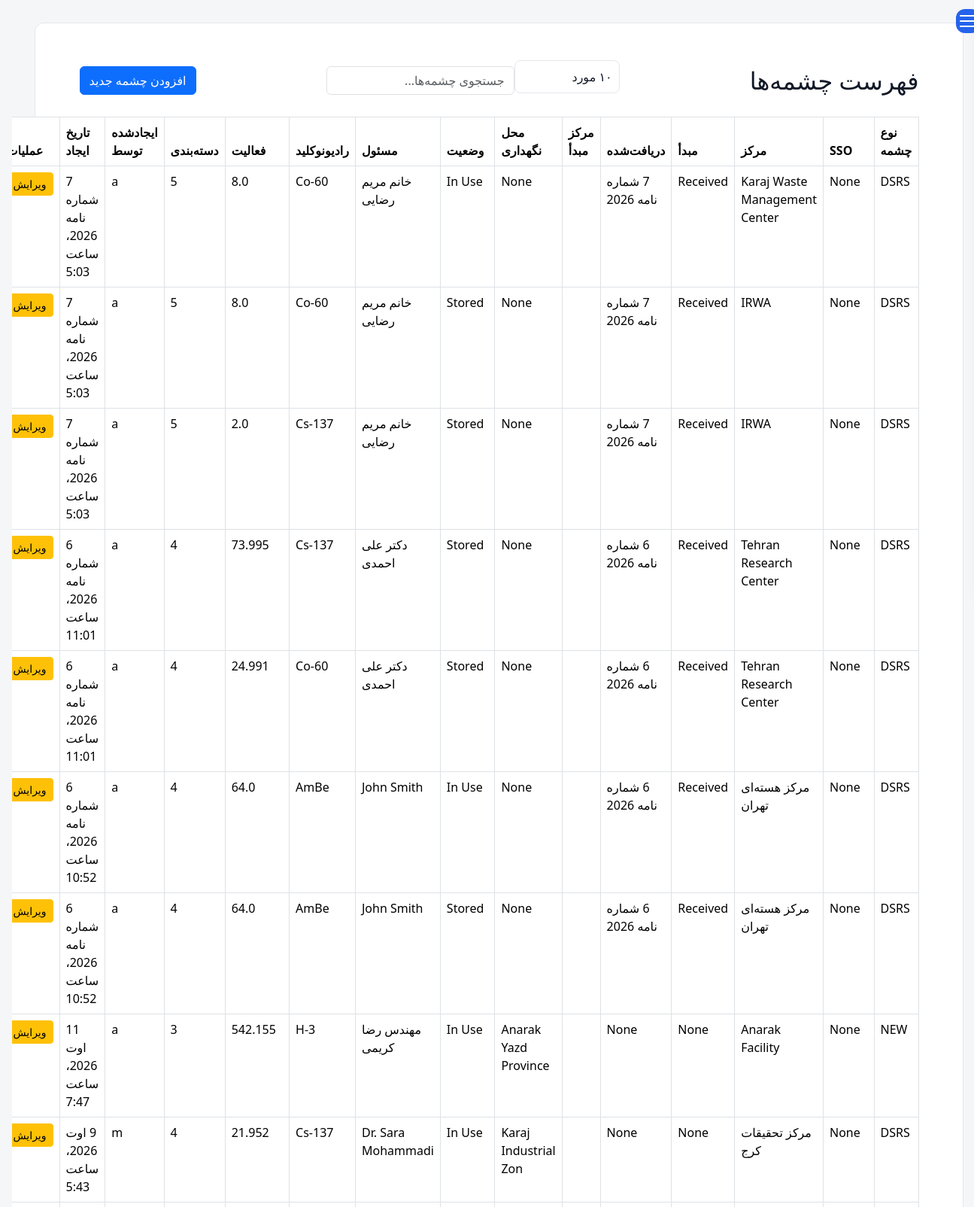
The page /sources/ (signed in, upper part) on the database its author committed.
### dashboard/models.py (models this page shows, shortened)
class DSRS(models.Model):
    class Meta:
        verbose_name = _("DSRS Source")
        verbose_name_plural = _("DSRS Sources")
    contract = models.ForeignKey(
        LicenseContract,
        null=True,
        blank=True,
        on_delete=models.SET_NULL,
    )
    created_from = models.ForeignKey(
        "self",
        null=True,
        blank=True,
        on_delete=models.SET_NULL,
        related_name="children",
    )
    Source_Type = models.CharField(_("Source Type"), max_length=10, choices=SOURCE_TYPE.choices, default="DSRS")
    Sso_Code = models.CharField( _("SSO Code"),max_length=12,null=True, blank=True)
    Facility = models.ForeignKey(
                FacilityModel,
                null=True,
                blank=True,
                on_delete=models.SET_NULL,
                related_name="Source_Facility"
            )
    Origin_Type = models.CharField( _("Origin Type"), max_length=20, choices=OriginType.choices,null=True, blank=True)
    Date_received = models.DateField(_("Date Received"),blank=True, null=True)
    is_divisible = models.BooleanField( _("is divisible"),default=False,)
    source_count = models.PositiveIntegerField(_("source count"),default=1,)
    available_count = models.PositiveIntegerField( _("available count"),default=1,)
    Location = models.CharField( _("Location"), max_length=150,blank=True, null=True)
    Status = models.CharField(_("SOURCE STATUS"), max_length=15, choices=SOURCE_STATUS.choices,blank=True, null=True)
    Status_Date = models.DateField(_("Status Date"), blank=True, null=True)
    Responsible_Person = models.CharField(_("Responsible Person"), max_length=50,null=True, blank=True)
    Nuclide = models.ForeignKey( Nuclides, verbose_name=_("Nuclide"), on_delete=models.SET_NULL, null=True, blank=True)
    activity_input = models.FloatField( _("activityinput"), null=True, blank=True)
    activity_unit = models.CharField(_("activity unit"),
        max_length=10,
        choices=ActivityUnit.choices,
        default='Bq',blank=True, null=True
    )
    Activity_reference_date = models.DateField(_("Activity reference date"), null=True, blank=True)
    serial_number = models.CharField(_("serial number"), max_length=25,null=True, blank=True)
    Dose_rate_surface_uSv = models.FloatField(_("Dose rate on surface uSv"), null=True, blank=True)
    Dose_rate_1m_uSv = models.FloatField(_("Dose rate at 1 m distance uSv"), null=True, blank=True)
    Dose_rate_measurement_date = models.DateField(_("Dose rate measurement date"), null=True, blank=True)
    source_state = models.CharField(_("source state"), max_length=15, choices=SourceState.choices, null=True, blank=True)
    contamination_bq_cm2 = models.FloatField(_("contamination bq/cm2"), null=True, blank=True)
    Source_Physical_Form = models.CharField(_("Source Physical Form"), max_length=10, choices=SourceForm.choices, null=True, blank=True)
    Source_Manufacturer = models.CharField(_("Source Manufacturer"), max_length=50, blank=True, null=True)
    Source_Model = models.CharField(_("Source Model"), max_length=20,null=True, blank=True)
    Source_Practice = models.CharField(_("Source Practice"), max_length=20, blank=True, null=True)
    Device_Manufacturer = models.CharField(_("Device Manufacturer"), max_length=50, blank=True, null=True)
    Device_Model = models.CharField(_("Device Model"), max_length=50, blank=True, null=True)
    Device_Serial_Number = models.CharField(_("Device Serial Number"), max_length=50, blank=True, null=True)
    Container_Type = models.CharField(_("Container Type"), max_length=25, blank=True, null=True)
    Dimension = models.CharField(_("Dimension"), max_length=20, blank=True, null=True)
    Comment = models.CharField(_("Comment"), max_length=255, blank=True, null=True)
    created_by = models.ForeignKey(User, on_delete=models.CASCADE, editable=False)
    created_at = models.DateTimeField(auto_now_add=True)
    history = HistoricalRecords()
    initial_activity_bq = models.FloatField(null=True, blank=True)
    def current_activity_bq(self):
        if not self.initial_activity_bq or not self.Nuclide or not self.Activity_reference_date:
            return None
        now = timezone.now().date()
        t = (now - self.Activity_reference_date).days * 86400
        hl = self.Nuclide.half_life  # MUST be in seconds
        if not hl:
            return None
        return self.initial_activity_bq * math.exp(-LN2 * t / hl)
    def current_activity_mci(self):
        val = self.current_activity_bq()
        return val / 3.7e7 if val else None
    @property
    def current_activity_mci_value(self):
        val = self.current_activity_mci()
        return round(val, 3) if val else None
    def a_over_d(self):
        if not self.Nuclide:
            return None
        current_bq = self.current_activity_bq()
        d = self.Nuclide.d_value_bq
        if not current_bq or not d:
            return None
        return current_bq / d
    def source_category(self):
        ratio = self.a_over_d()
        if ratio is None:
            return None
        if ratio >= 1000:
            return 1
        elif ratio >= 10:
            return 2
        elif ratio >= 1:
            return 3
        elif ratio >= 0.01:
            return 4
        else:
            return 5
    @property
    def category_value(self):
        return self.source_category()

### facilities/models.py (models this page shows)
class FacilityModel(models.Model):
    name = models.CharField(
        _("Facility Name"),
        max_length=255, blank=True,null=True
    )
    responsible_person = models.CharField(
        _("Responsible Person"),
        max_length=150, blank=True,null=True
    )
    telephone = models.CharField(
        _("Telephone"),
        max_length=50, blank=True,null=True
    )
    email = models.EmailField(
        _("Email"),
        blank=True,null=True
    )
    address1 = models.CharField(
        _("Address Line 1"),
        max_length=255, blank=True,null=True
    )
    address2 = models.CharField(
        _("Address Line 2"),
        max_length=255,
         blank=True,null=True
    )
    postal_code = models.CharField(
        _("Postal Code"),
        max_length=20,
         blank=True,null=True
    )
    national_id = models.CharField(
        _("National ID"),
        max_length=50,
         blank=True,null=True
    )
    economic_code = models.CharField(
        _("Economic Code"),
        max_length=50,
         blank=True,null=True
    )
    created_at = models.DateTimeField(
        _("Created At"),
        auto_now_add=True
    )
    updated_at = models.DateTimeField(
        _("Updated At"),
        auto_now=True
    )
    class Meta:
        ordering = ["name"]
        verbose_name = _("Facility")
        verbose_name_plural = _("Facilities")
        constraints = [
            models.UniqueConstraint(
                fields=["national_id"],
                name="unique_facility_national_id",
                condition=models.Q(national_id__isnull=False),
            ),
            models.UniqueConstraint(
                fields=["postal_code"],
                name="unique_facility_postal_code",
                condition=models.Q(postal_code__isnull=False),
            ),
            models.UniqueConstraint(
                fields=["economic_code"],
                name="unique_facility_economic_code",
                condition=models.Q(economic_code__isnull=False),
            ),
        ]
    def __str__(self):
        return str(self.name) if self.name else _("Unnamed Facility")

### reference/models.py (models this page shows)
class Nuclides(models.Model):
    name = models.CharField(max_length=8)
    half_life = models.FloatField()
    d_value_bq = models.FloatField()
    atomic_number = models.IntegerField(null=True, blank=True)
    mass_number = models.IntegerField(null=True, blank=True)
    decay_mode = models.CharField(max_length=50, null=True, blank=True)
    decay_constant = models.FloatField(null=True, blank=True)  # 1/sec
    specific_activity_bq_per_g = models.FloatField(null=True, blank=True)
    alpha_energy_mev = models.FloatField(null=True, blank=True)
    beta_max_energy_mev = models.FloatField(null=True, blank=True)
    gamma_energy_mev = models.FloatField(null=True, blank=True)
    gamma_yield = models.FloatField(null=True, blank=True)  # photons/decay
    neutron_emitter = models.BooleanField(default=False)
    neutron_yield_n_per_s = models.FloatField(null=True, blank=True)
    dose_rate_constant_usv_m2_per_h_gbq = models.FloatField(null=True, blank=True)
    half_value_layer_lead_mm = models.FloatField(null=True, blank=True)
    half_value_layer_concrete_mm = models.FloatField(null=True, blank=True)
    iaea_category = models.IntegerField(null=True, blank=True)
    parent_nuclide = models.CharField(max_length=20, null=True, blank=True)
    daughter_nuclide = models.CharField(max_length=20, null=True, blank=True)
    is_sealed_source_common = models.BooleanField(default=False)
    def __str__(self):
        return self.name

### dashboard/views.py (the view)
# urls.py: path('sources/', source_list, name='source_list'),
def source_list(request):
    sources = DSRS.objects.select_related("Nuclide").all().order_by('-created_at')
    return render(request, "dsrs/source_list.html", {
        "sources": sources
    })

### templates/dsrs/source_list.html (shortened to what this page needs)
{% extends 'base.html' %}
{% load static %}
{% load i18n %}
{% block content %}
<div class="content">
<div class="container mt-4">
    <div class="d-flex justify-content-between align-items-center mb-3">
        <h2 class="mb-0">
            {% trans "Source List" %}
        </h2>
        <div class="d-flex align-items-center">
            <select
                id="pageSize"
                class="form-control mr-2"
                style="width:140px;"
            >
                <option value="10" {% if page_size == "10" %}selected{% endif %}>
                    {% trans "10 items" %}
                </option>
            </select>
            <input
                type="text"
                id="searchInput"
                class="form-control"
                placeholder="{% trans 'Search sources...' %}"
                style="width:250px;"
            >
        </div>
        <a
            href="{% url 'add_source' %}"
            class="btn btn-primary mr-2"
        >
            {% trans "Add New Source" %}
        </a>
    </div>
    <table class="table table-bordered">
        <thead>
            <tr>
                <th data-column="Source_Type">
                    {% trans "Source Type" %}
                </th>
                <th data-column="Sso_Code">
                    {% trans "SSO" %}
                </th>
                <th data-column="Facility">
                    {% trans "Facility" %}
                </th>
                <th data-column="Origin_Type">
                    {% trans "Origin" %}
                </th>
                <th data-column="Date_received">
                    {% trans "Received" %}
                </th>
                <th data-column="Origin_Facility">
                    {% trans "Origin Facility" %}
                </th>
                <th data-column="Location">
                    {% trans "Location" %}
                </th>
                <th data-column="Status">
                    {% trans "Status" %}
                </th>
                <th data-column="Responsible_Person">
                    {% trans "Responsible" %}
                </th>
                <th data-column="Nuclide">
                    {% trans "Nuclide" %}
                </th>
                <th data-column="Activity">
                    {% trans "Activity" %}
                </th>
                <th data-column="Category">
                    {% trans "Category" %}
                </th>
                <th data-column="created_by">
                    {% trans "Created By" %}
                </th>
                <th data-column="created_at">
                    {% trans "Created At" %}
                </th>
                <th>
                    {% trans "Actions" %}
                </th>
            </tr>
        </thead>
        <tbody id="tableBody">
        {% for s in sources %}
            <tr>
                <td data-column="Source_Type">
                    {{ s.Source_Type }}
                </td>
                <td data-column="Sso_Code">
                    {{ s.Sso_Code }}
                </td>
                <td data-column="Facility">
                    {{ s.Facility }}
                </td>
                <td data-column="Origin_Type">
                    {{ s.Origin_Type }}
                </td>
                <td data-column="Date_received">
                    {{ s.Date_received }}
                </td>
                <td data-column="Origin_Facility">
                </td>
                <td data-column="Location">
                    {{ s.Location }}
                </td>
                <td data-column="Status">
                    {{ s.Status }}
                </td>
                <td data-column="Responsible_Person">
                    {{ s.Responsible_Person }}
                </td>
                <td data-column="Nuclide">
                    {{ s.Nuclide }}
                </td>
                <td data-column="Activity">
                    {{ s.current_activity_mci_value }}
                </td>
                <td data-column="Category">
                </td>
                <td data-column="created_by">
                </td>
                <td data-column="created_at">
                    {{ s.created_at }}
                </td>
                <td>
                    <a
                        href="{% url 'edit_source' s.id %}"
                        class="btn btn-warning btn-sm"
                    >
                        {% trans "Edit" %}
                    </a>
                </td>
            </tr>
        {% endfor %}
        </tbody>
    </table>
</div>
</div>
{% endblock %}

### static/css/base.css (style rules this page uses)
* { margin:0; padding:0; box-sizing:border-box; }
html.rtl { font-family:Vazirmatn,sans-serif; }
:root { --bg: #f5f6f8; --card: #ffffff; --text: #111827; --muted: #6b7280; --border: #e5e7eb; --primary: #2563eb; --sidebar: #1f2937; --sidebar-text: #374151; }
body { background: var(--bg); color: var(--text); }
.content { background: var(--card); padding: 20px; border-radius: 12px; border: 1px solid var(--border); }
th, td { padding: 12px; border-bottom: 1px solid var(--border); text-align: left; }
th { background: rgba(0,0,0,0.03); }
input:not(.form-control), select:not(.form-select), textarea:not(.form-control) { width: 100%; padding: 9px; margin-top: 5px; margin-bottom: 15px; border: 1px solid var(--border); border-radius: 8px; background: var(--card); color: var(--text); }
table { width: max-content; min-width: 100%; border-collapse: collapse; }
table thead th { position: sticky; top: 0; background: var(--card); z-index: 10; }

### rows shown on the page
DSRS: Source_Type "DSRS", Sso_Code "None", Facility "Karaj Waste Management Center", Origin_Type "Received", Date_received "7 شماره نامه 2026", Location "None", Status "In Use", Responsible_Person "خانم مریم رضایی", Nuclide "Co-60", current_activity_mci_value "8.0", created_at "7 شماره نامه 2026، ساعت 5:03"
DSRS: Source_Type "DSRS", Sso_Code "None", Facility "IRWA", Origin_Type "Received", Date_received "7 شماره نامه 2026", Location "None", Status "Stored", Responsible_Person "خانم مریم رضایی", Nuclide "Co-60", current_activity_mci_value "8.0", created_at "7 شماره نامه 2026، ساعت 5:03"
DSRS: Source_Type "DSRS", Sso_Code "None", Facility "IRWA", Origin_Type "Received", Date_received "7 شماره نامه 2026", Location "None", Status "Stored", Responsible_Person "خانم مریم رضایی", Nuclide "Cs-137", current_activity_mci_value "2.0", created_at "7 شماره نامه 2026، ساعت 5:03"
DSRS: Source_Type "DSRS", Sso_Code "None", Facility "Tehran Research Center", Origin_Type "Received", Date_received "6 شماره نامه 2026", Location "None", Status "Stored", Responsible_Person "دکتر علی احمدی", Nuclide "Cs-137", current_activity_mci_value "73.995", created_at "6 شماره نامه 2026، ساعت 11:01"
DSRS: Source_Type "DSRS", Sso_Code "None", Facility "Tehran Research Center", Origin_Type "Received", Date_received "6 شماره نامه 2026", Location "None", Status "Stored", Responsible_Person "دکتر علی احمدی", Nuclide "Co-60", current_activity_mci_value "24.991", created_at "6 شماره نامه 2026، ساعت 11:01"
DSRS: Source_Type "DSRS", Sso_Code "None", Facility "مرکز هسته‌ای تهران", Origin_Type "Received", Date_received "6 شماره نامه 2026", Location "None", Status "In Use", Responsible_Person "John Smith", Nuclide "AmBe", current_activity_mci_value "64.0", created_at "6 شماره نامه 2026، ساعت 10:52"
DSRS: Source_Type "DSRS", Sso_Code "None", Facility "مرکز هسته‌ای تهران", Origin_Type "Received", Date_received "6 شماره نامه 2026", Location "None", Status "Stored", Responsible_Person "John Smith", Nuclide "AmBe", current_activity_mci_value "64.0", created_at "6 شماره نامه 2026، ساعت 10:52"
DSRS: Source_Type "NEW", Sso_Code "None", Facility "Anarak Facility", Origin_Type "None", Date_received "None", Location "Anarak Yazd Province", Status "In Use", Responsible_Person "مهندس رضا کریمی", Nuclide "H-3", current_activity_mci_value "542.155", created_at "11 اوت 2026، ساعت 7:47"
DSRS: Source_Type "DSRS", Sso_Code "None", Facility "مرکز تحقیقات کرج", Origin_Type "None", Date_received "None", Location "Karaj Industrial Zon", Status "In Use", Responsible_Person "Dr. Sara Mohammadi", Nuclide "Cs-137", current_activity_mci_value "21.952", created_at "9 اوت 2026، ساعت 5:43"
